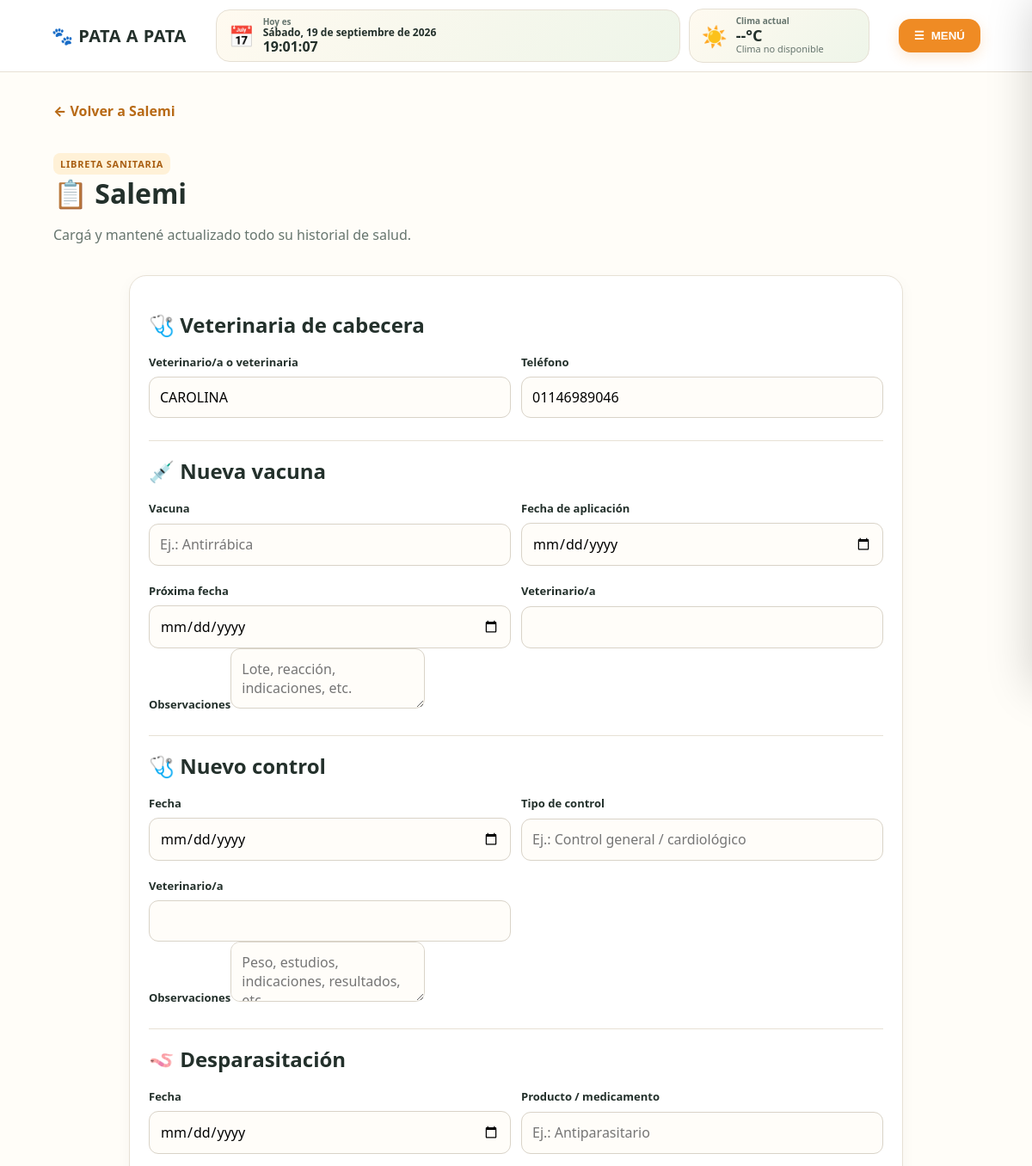
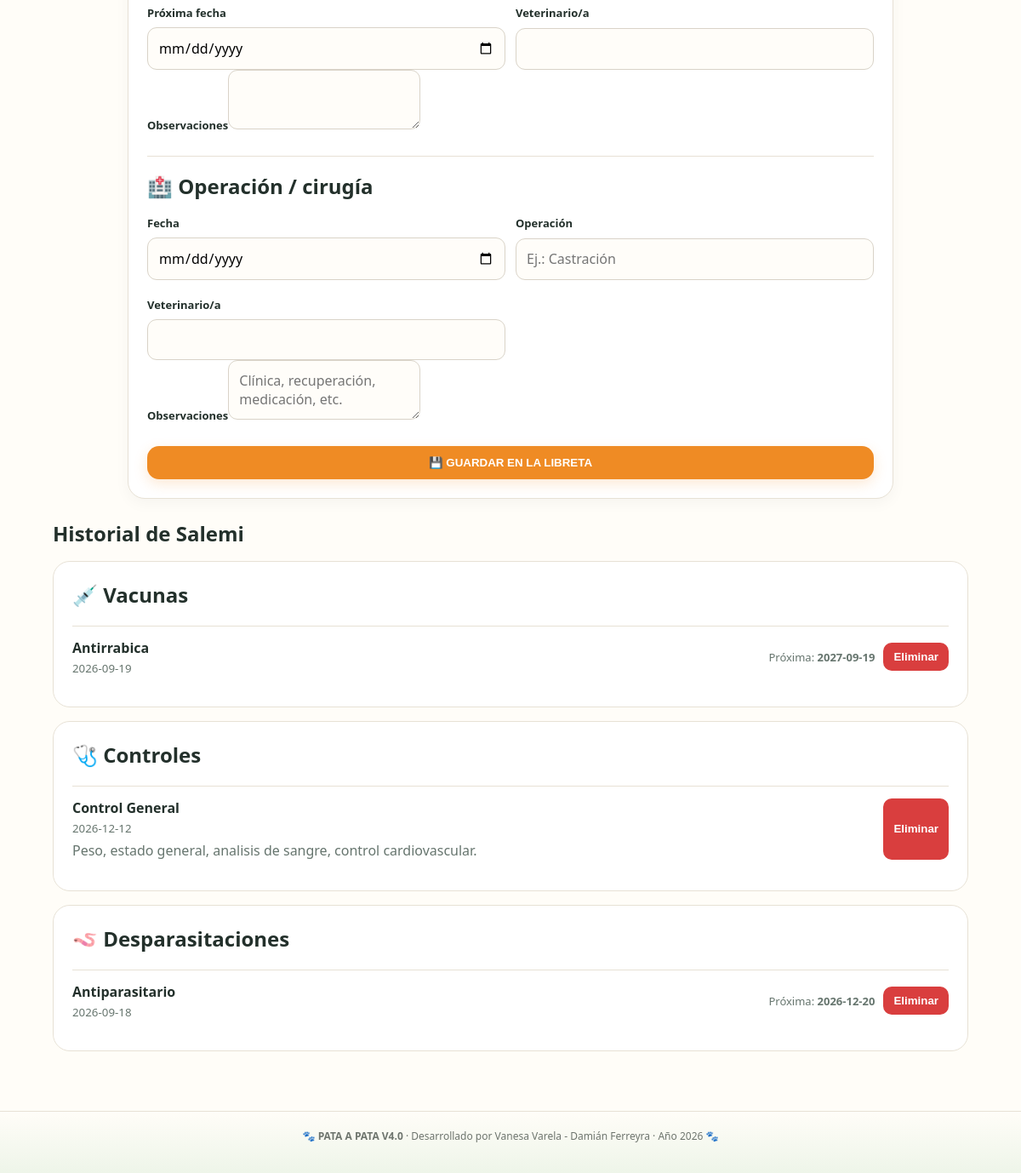
The page /mascota/2/libreta (signed in) on the database its author committed (2 pictures, top to bottom).
### tables this page shows
CREATE TABLE mascotas (
        id INTEGER PRIMARY KEY AUTOINCREMENT,
        usuario_id INTEGER NOT NULL,
        nombre TEXT NOT NULL,
        especie TEXT NOT NULL,
        raza TEXT,
        sexo TEXT,
        nacimiento TEXT,
        color TEXT,
        peso REAL,
        castrado TEXT,
        observaciones TEXT,
        foto TEXT DEFAULT 'mascota.svg', veterinario_cabecera TEXT, veterinario_cabecera_telefono TEXT,
        FOREIGN KEY(usuario_id) REFERENCES usuarios(id) ON DELETE CASCADE
    );

CREATE TABLE vacunas (
        id INTEGER PRIMARY KEY AUTOINCREMENT,
        mascota_id INTEGER NOT NULL,
        vacuna TEXT NOT NULL,
        fecha TEXT NOT NULL,
        proxima_fecha TEXT,
        veterinario TEXT,
        observaciones TEXT,
        FOREIGN KEY(mascota_id) REFERENCES mascotas(id) ON DELETE CASCADE
    );

CREATE TABLE controles_salud (
        id INTEGER PRIMARY KEY AUTOINCREMENT,
        mascota_id INTEGER NOT NULL,
        fecha TEXT NOT NULL,
        tipo TEXT NOT NULL,
        veterinario TEXT,
        observaciones TEXT,
        FOREIGN KEY(mascota_id) REFERENCES mascotas(id) ON DELETE CASCADE
    );

CREATE TABLE desparasitaciones (
        id INTEGER PRIMARY KEY AUTOINCREMENT,
        mascota_id INTEGER NOT NULL,
        fecha TEXT NOT NULL,
        producto TEXT,
        proxima_fecha TEXT,
        veterinario TEXT,
        observaciones TEXT,
        FOREIGN KEY(mascota_id) REFERENCES mascotas(id) ON DELETE CASCADE
    );

### app.py (the view, shortened to what this page needs)
@app.route("/mascota/<int:mascota_id>/libreta", methods=["GET", "POST"])
@login_required
def libreta_mascota(mascota_id):
    conn = get_db()
    m = conn.execute("SELECT * FROM mascotas WHERE id=? AND usuario_id=?",
                     (mascota_id, session["user_id"])).fetchone()
    if not m:
        conn.close(); abort(404)
    vacunas = conn.execute("SELECT * FROM vacunas WHERE mascota_id=? ORDER BY fecha DESC", (mascota_id,)).fetchall()
    controles = conn.execute("SELECT * FROM controles_salud WHERE mascota_id=? ORDER BY fecha DESC, id DESC", (mascota_id,)).fetchall()
    desparasitaciones = conn.execute("SELECT * FROM desparasitaciones WHERE mascota_id=? ORDER BY fecha DESC, id DESC", (mascota_id,)).fetchall()
    operaciones = conn.execute("SELECT * FROM operaciones WHERE mascota_id=? ORDER BY fecha DESC, id DESC", (mascota_id,)).fetchall()
    conn.close()
    return render_template("libreta.html", mascota=m, vacunas=vacunas, controles=controles,
                           desparasitaciones=desparasitaciones, operaciones=operaciones)

### app.py (called while the page is built)
def get_db():
    conn = sqlite3.connect(DB_PATH)
    conn.row_factory = sqlite3.Row
    conn.execute("PRAGMA foreign_keys = ON")
    return conn

def login_required(fn):
    @wraps(fn)
    def wrapper(*args, **kwargs):
        if "user_id" not in session:
            flash("Tenés que iniciar sesión para continuar.", "warning")
            return redirect(url_for("login", next=request.path))
        return fn(*args, **kwargs)
    return wrapper

def current_user():
    if "user_id" not in session:
        return None
    conn = get_db()
    u = conn.execute("SELECT * FROM usuarios WHERE id=?", (session["user_id"],)).fetchone()
    conn.close()
    return u

@app.context_processor
def inject_globals():
    return {
        "current_user": current_user(),
        "instagram_url": INSTAGRAM_URL,
        "is_admin": bool(session.get("is_admin")),
    }

### templates/libreta.html (shortened to what this page needs)
{% extends "base.html" %}
{% block content %}
<a class="back" href="{{url_for('mascota', mascota_id=mascota.id)}}">← Volver a {{ mascota.nombre }}</a>
<div class="page-head"><div><span class="tag">LIBRETA SANITARIA</span><h1>📋 {{ mascota.nombre }}</h1><p class="muted">Cargá y mantené actualizado todo su historial de salud.</p></div></div>
<form class="form-card health-form" method="post">
  <div class="health-section">
    <h2>🩺 Veterinaria de cabecera</h2>
    <div class="two">
      <div><label>Veterinario/a o veterinaria</label><input name="veterinario_cabecera" value="{{ mascota.veterinario_cabecera or '' }}" placeholder="Ej.: Dra. Paula González"></div>
      <div><label>Teléfono</label><input name="veterinario_cabecera_telefono" value="{{ mascota.veterinario_cabecera_telefono or '' }}" placeholder="Ej.: 11 4444-1122"></div>
    </div>
  </div>
  <div class="health-section">
    <h2>💉 Nueva vacuna</h2>
    <div class="two">
      <div><label>Vacuna</label><input name="vacuna" placeholder="Ej.: Antirrábica"></div>
      <div><label>Fecha de aplicación</label><input type="date" name="vacuna_fecha"></div>
      <div><label>Próxima fecha</label><input type="date" name="vacuna_proxima"></div>
      <div><label>Veterinario/a</label><input name="vacuna_veterinario"></div>
    </div>
    <label>Observaciones</label><textarea name="vacuna_observaciones" rows="2" placeholder="Lote, reacción, indicaciones, etc."></textarea>
  </div>
  <div class="health-section">
    <h2>🩺 Nuevo control</h2>
    <div class="two">
      <div><label>Fecha</label><input type="date" name="control_fecha"></div>
      <div><label>Tipo de control</label><input name="control_tipo" placeholder="Ej.: Control general / cardiológico"></div>
      <div><label>Veterinario/a</label><input name="control_veterinario"></div>
    </div>
    <label>Observaciones</label><textarea name="control_observaciones" rows="2" placeholder="Peso, estudios, indicaciones, resultados, etc."></textarea>
  </div>
  <div class="health-section">
    <h2>🪱 Desparasitación</h2>
    <div class="two">
      <div><label>Fecha</label><input type="date" name="desparasitacion_fecha"></div>
      <div><label>Producto / medicamento</label><input name="desparasitacion_producto" placeholder="Ej.: Antiparasitario"></div>
      <div><label>Próxima fecha</label><input type="date" name="desparasitacion_proxima"></div>
      <div><label>Veterinario/a</label><input name="desparasitacion_veterinario"></div>
    </div>
    <label>Observaciones</label><textarea name="desparasitacion_observaciones" rows="2"></textarea>
  </div>
  <div class="health-section">
    <h2>🏥 Operación / cirugía</h2>
    <div class="two">
      <div><label>Fecha</label><input type="date" name="operacion_fecha"></div>
      <div><label>Operación</label><input name="operacion" placeholder="Ej.: Castración"></div>
      <div><label>Veterinario/a</label><input name="operacion_veterinario"></div>
    </div>
    <label>Observaciones</label><textarea name="operacion_observaciones" rows="2" placeholder="Clínica, recuperación, medicación, etc."></textarea>
  </div>
  <button class="primary" type="submit">💾 GUARDAR EN LA LIBRETA</button>
</form>
<div class="health-history">
  <div class="page-head"><h2>Historial de {{ mascota.nombre }}</h2></div>
  {% if vacunas %}<section class="section-card"><h2>💉 Vacunas</h2>{% for v in vacunas %}<div class="history-row"><div><b>{{v.vacuna}}</b><small>{{v.fecha}}{% if v.veterinario %} · {{v.veterinario}}{% endif %}</small>{% if v.observaciones %}<p>{{v.observaciones}}</p>{% endif %}</div><div class="history-actions"><span>{% if v.proxima_fecha %}Próxima: <b>{{v.proxima_fecha}}</b>{% endif %}</span><form method="post" action="{{url_for('eliminar_registro_libreta',mascota_id=mascota.id,tipo='vacuna',registro_id=v.id)}}"><button class="danger-btn" type="submit">Eliminar</button></form></div></div>{% endfor %}</section>{% endif %}
  {% if controles %}<section class="section-card"><h2>🩺 Controles</h2>{% for c in controles %}<div class="history-row"><div><b>{{c.tipo}}</b><small>{{c.fecha}}{% if c.veterinario %} · {{c.veterinario}}{% endif %}</small>{% if c.observaciones %}<p>{{c.observaciones}}</p>{% endif %}</div><form method="post" action="{{url_for('eliminar_registro_libreta',mascota_id=mascota.id,tipo='control',registro_id=c.id)}}"><button class="danger-btn" type="submit">Eliminar</button></form></div>{% endfor %}</section>{% endif %}
  {% if desparasitaciones %}<section class="section-card"><h2>🪱 Desparasitaciones</h2>{% for d in desparasitaciones %}<div class="history-row"><div><b>{{d.producto or 'Desparasitación'}}</b><small>{{d.fecha}}{% if d.veterinario %} · {{d.veterinario}}{% endif %}</small>{% if d.observaciones %}<p>{{d.observaciones}}</p>{% endif %}</div><div class="history-actions"><span>{% if d.proxima_fecha %}Próxima: <b>{{d.proxima_fecha}}</b>{% endif %}</span><form method="post" action="{{url_for('eliminar_registro_libreta',mascota_id=mascota.id,tipo='desparasitacion',registro_id=d.id)}}"><button class="danger-btn" type="submit">Eliminar</button></form></div></div>{% endfor %}</section>{% endif %}
</div>
{% endblock %}

### static/css/style.css (style rules this page uses)
:root { --ink:#23302b;--muted:#66756e;--paper:#fffdf8;--line:#e7e1d5;--accent:#ef8b24;--green:#4e8d62;--danger:#d93e3e;--shadow:0 14px 40px rgba(43,50,42,.10) }
* { box-sizing:border-box }
body { margin:0;font-family:system-ui,-apple-system,Segoe UI,Arial,sans-serif;color:var(--ink);background:var(--paper) }
a { text-decoration:none;color:inherit }
.menu-btn,.primary { border:0;background:var(--accent);color:white;border-radius:14px;padding:12px 18px;font-weight:800;cursor:pointer;box-shadow:0 5px 16px rgba(239,139,36,.2) }
.page-head { display:flex;align-items:center;justify-content:space-between;gap:20px;margin:38px 0 18px }
.page-head h1,.page-head h2 { margin:0 }
.link,.back { color:#b86a16;font-weight:800 }
.muted { color:var(--muted) }
.card,.section-card,.form-card,.event-card,.post { background:#fff;border:1px solid var(--line);border-radius:20px;padding:22px;box-shadow:0 5px 18px rgba(0,0,0,.04) }
.section-card h2 { margin-top:0 }
.tag { display:inline-block;font-size:11px;font-weight:900;letter-spacing:.8px;background:#fff1d7;color:#a85d10;padding:5px 8px;border-radius:8px }
.form-card { max-width:760px;margin:20px auto }
form { display:grid;gap:8px }
label { font-weight:800;font-size:13px;margin-top:8px }
input,select,textarea { font:inherit;border:1px solid #d9d3c8;border-radius:11px;padding:12px;background:#fffdf9 }
textarea { resize:vertical }
.two { display:grid;grid-template-columns:1fr 1fr;gap:12px }
.two>div { display:grid;gap:8px }
.danger-btn { border:0;background:#d93e3e;color:#fff;border-radius:10px;padding:9px 12px;font-weight:800;cursor:pointer }
.health-section { padding:18px 0;border-top:1px solid var(--line) }
.health-section:first-of-type { border-top:0 }
.health-section h2 { margin:0 0 10px }
.health-form { max-width:900px }
.history-row { display:flex;justify-content:space-between;gap:16px;padding:14px 0;border-top:1px solid var(--line) }
.history-row small { display:block;color:var(--muted);margin-top:4px }
.history-row p { margin:6px 0 0;color:var(--muted) }
.history-actions { display:flex;align-items:center;gap:10px;text-align:right }
.history-actions>span { font-size:13px;color:var(--muted) }
.health-history { display:grid;gap:16px;margin-top:24px }
.health-history .page-head { margin:0 }
.health-history .section-card { box-shadow:none }

### rows shown on the page
mascotas: nombre "Salemi", veterinario_cabecera "CAROLINA", veterinario_cabecera_telefono "01146989046"
vacunas: vacuna "Antirrabica", fecha "2026-09-19", proxima_fecha "2027-09-19"
controles_salud: tipo "Control General", fecha "2026-12-12", observaciones "Peso, estado general, analisis de sangre, control cardiovascular."
desparasitaciones: producto "Antiparasitario", fecha "2026-09-18", proxima_fecha "2026-12-20"
